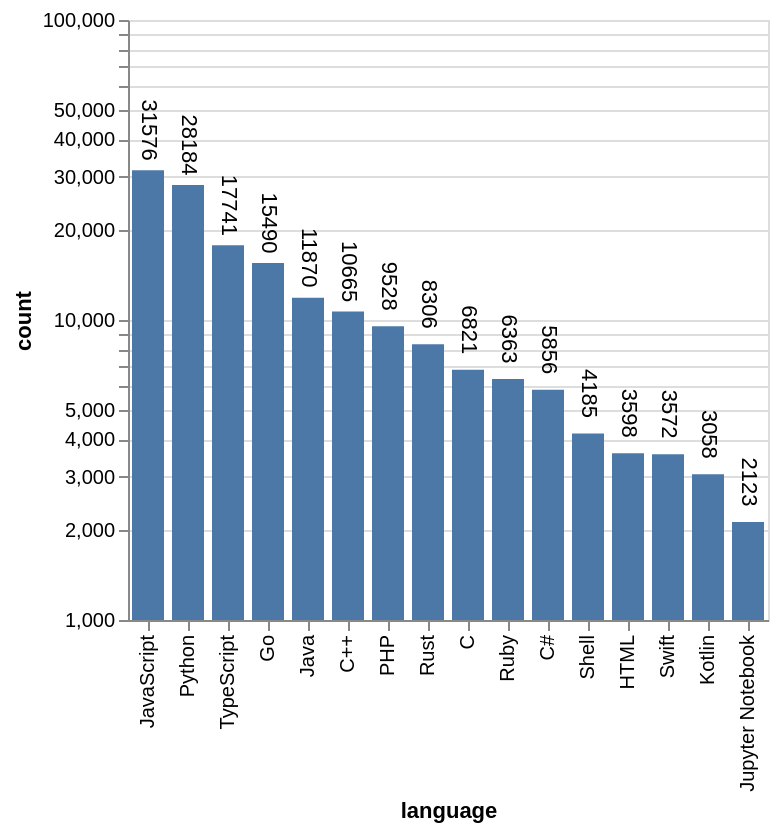

Here is the Vega-Lite specification saved for this chart:
### Vega-Lite specification from a JSON file in a GitHub repository (floating-point values rounded to 4 significant figures)
{"$schema": "https://vega.github.io/schema/vega-lite/v5.json", "description": "A bar chart with highlighting on hover and selecting on click. (Inspired by Tableau's interaction style.)", "data": {"values": [{"language": "JavaScript", "count": 31576}, {"language": "Python", "count": 28184}, {"language": "TypeScript", "count": 17741}, {"language": "Go", "count": 15490}, {"language": "Java", "count": 11870}, {"language": "C++", "count": 10665}, {"language": "PHP", "count": 9528}, {"language": "Rust", "count": 8306}, {"language": "C", "count": 6821}, {"language": "Ruby", "count": 6363}, {"language": "C#", "count": 5856}, {"language": "Shell", "count": 4185}, {"language": "HTML", "count": 3598}, {"language": "Swift", "count": 3572}, {"language": "Kotlin", "count": 3058}, {"language": "Jupyter Notebook", "count": 2123}]}, "encoding": {"x": {"field": "language", "type": "ordinal", "sort": "-y"}, "y": {"field": "count", "scale": {"type": "log", "base": 10}, "type": "quantitative", "stack": false}}, "config": {"scale": {"bandPaddingInner": 0.2}}, "layer": [{"mark": "bar"}, {"mark": {"type": "text", "dx": -20, "dy": 0, "angle": 90}, "encoding": {"text": {"field": "count", "type": "quantitative"}}}]}
